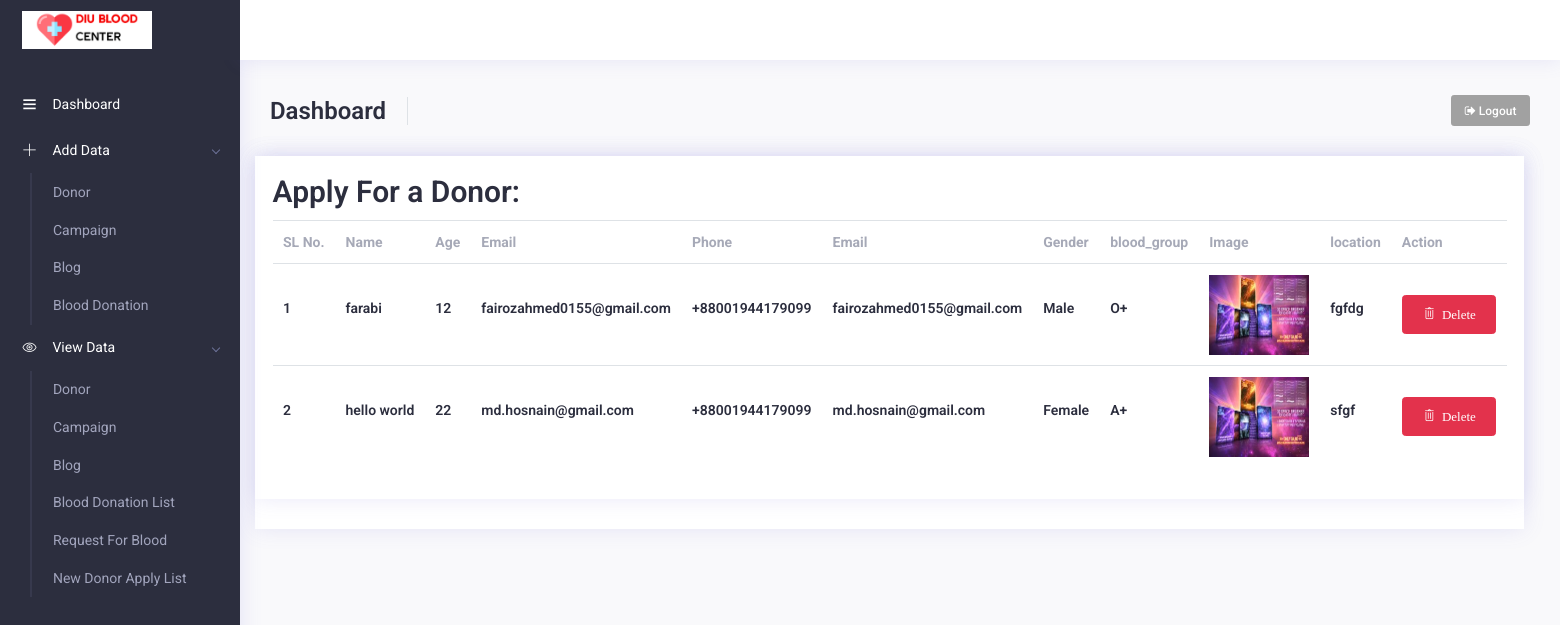
Before: /admin/reg_info/index.php (signed in) with the older database file.
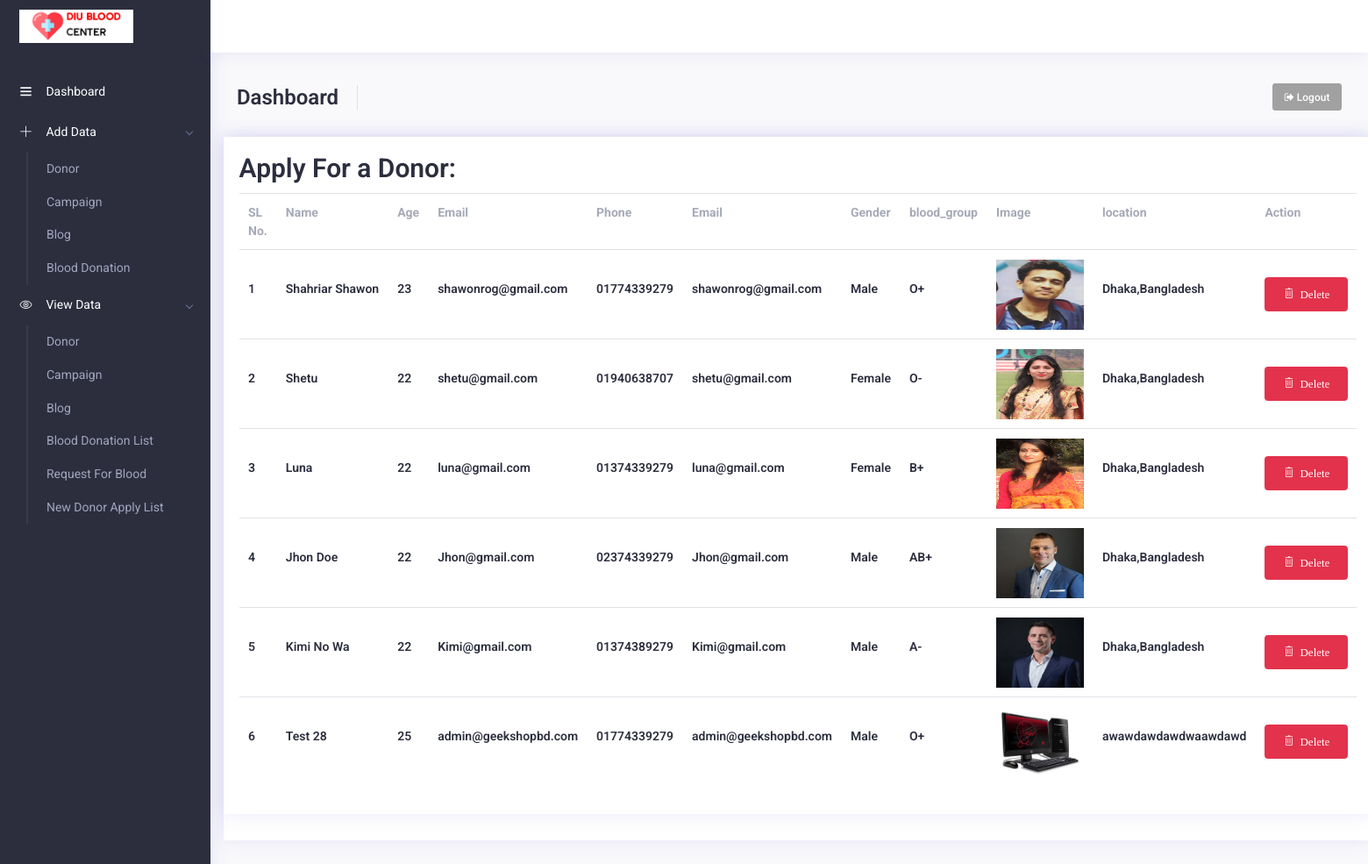
After: the same page with the newer database file.
### tables this page shows
CREATE TABLE `reg_donor` (
  `id` int(11) NOT NULL,
  `name` varchar(100) NOT NULL,
  `age` varchar(33) NOT NULL,
  `email` varchar(100) NOT NULL,
  `phone` varchar(33) NOT NULL,
  `gender` varchar(33) NOT NULL,
  `blood_group` varchar(33) NOT NULL,
  `image` varchar(222) NOT NULL,
  `address` text NOT NULL
);

### admin/reg_info/index.php (the view, shortened to what this page needs)
<?php include("../include/header.php") ?>
<?php
$con = connect_db();
$sql = "SELECT * FROM reg_donor ORDER BY id   ";
$result = mysqli_query($con, $sql);
?>
<div class="row">
    <div class="col-ld-12">
        <div class="card card-statistics">
            <div class="card">
                <div class="card-body">
                    <h2>Apply For a Donor:</h2>
                    <table class="table">
                        <tr>
                            <th>SL No.</th>
                            <th>Name</th>
                            <th>Age</th>
                            <th>Email</th>
                            <th>Phone </th>
                            <th>Email </th>
                            <th>Gender </th>
                            <th>blood_group </th>
                            <th>Image </th>
                            <th>location </th>
                            <th>Action </th>
                        </tr>
                        <?php $sl = 1 ?>
                        <?php while ($row = mysqli_fetch_assoc($result)) {; ?>
                            <tr>
                                <td>
                                    <h5><?php echo $sl; ?></h5>
                                </td>
                                <td>
                                    <h5><?php echo $row['name']; ?></h5>
                                </td>
                                <td>
                                    <h5><?php echo $row['age']; ?></h5>
                                </td>
                                <td>
                                    <h5><?php echo $row['email']; ?></h5>
                                </td>
                                <td>
                                    <h5><?php echo $row['phone']; ?></h5>
                                </td>
                                <td>
                                    <h5><?php echo $row['email']; ?></h5>
                                </td>
                                <td>
                                    <h5><?php echo $row['gender']; ?></h5>
                                </td>
                                <td>
                                    <h5><?php echo $row['blood_group']; ?></h5>
                                </td>
                                <td><img src="<?php echo "../";echo $row['image']; ?>" alt="" width="100px" height="80px"></td>
                                <td>
                                    <h5><?php echo $row['address']; ?></h5>
                                </td>
                                <td>
                                    <a href="delete.php?id=<?php echo $row['id']; ?>" class="btn btn-danger" onclick="return confirm('Are you sure want to delete this Data?');"><i class="nav-icon ti ti-trash"> Delete</i></a>
                                </td>
                            </tr>
                        <?php $sl++;
                        } ?>
                    </table>
                </div>
            </div>
        </div>
        <?php include('../include/footer.php'); ?>

Changed rows visible on the page:
no longer on this page (row unchanged): reg_donor: name "farabi", age "12", email "fairozahmed0155@gmail.com", phone "+88001944179099", gender "Male", blood_group "O+", address "fgfdg"
removed reg_donor: name "hello world", age "22", email "md.hosnain@gmail.com", phone "+88001944179099", gender "Female", blood_group "A+", address "sfgf"
added reg_donor: name "Shahriar Shawon", age "23", email "shawonrog@gmail.com", phone "01774339279", gender "Male", blood_group "O+", shows a picture, address "Dhaka,Bangladesh"
added reg_donor: name "Shetu", age "22", email "shetu@gmail.com", phone "01940638707", gender "Female", blood_group "O-", shows a picture, address "Dhaka,Bangladesh"
added reg_donor: name "Luna", age "22", email "luna@gmail.com", phone "01374339279", gender "Female", blood_group "B+", shows a picture, address "Dhaka,Bangladesh"
added reg_donor: name "Jhon Doe", age "22", email "Jhon@gmail.com", phone "02374339279", gender "Male", blood_group "AB+", shows a picture, address "Dhaka,Bangladesh"
added reg_donor: name "Kimi No Wa", age "22", email "Kimi@gmail.com", phone "01374389279", gender "Male", blood_group "A-", shows a picture, address "Dhaka,Bangladesh"
added reg_donor: name "Test 28", age "25", email "admin@geekshopbd.com", phone "01774339279", gender "Male", blood_group "O+", shows a picture, address "awawdawdawdwaawdawd"
